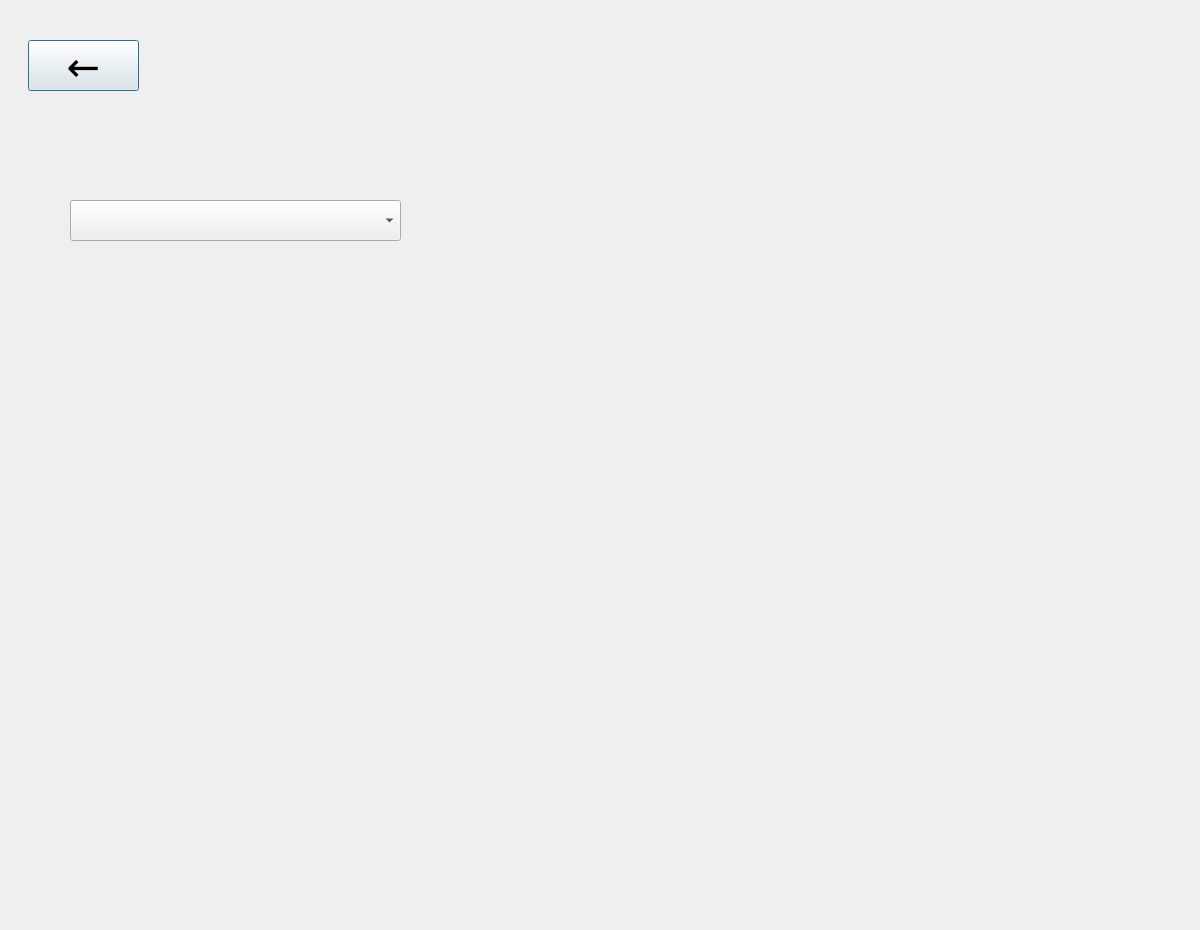
<?xml version="1.0" encoding="UTF-8"?>
<ui version="4.0">
 <class>Dialog</class>
 <widget class="QDialog" name="Dialog">
  <property name="geometry">
   <rect>
    <x>0</x>
    <y>0</y>
    <width>1200</width>
    <height>930</height>
   </rect>
  </property>
  <property name="windowTitle">
   <string>Dialog</string>
  </property>
  <widget class="QWidget" name="verticalLayoutWidget">
   <property name="geometry">
    <rect>
     <x>70</x>
     <y>250</y>
     <width>1041</width>
     <height>581</height>
    </rect>
   </property>
   <layout class="QVBoxLayout" name="vLay4"/>
  </widget>
  <widget class="QLabel" name="lbl_bg4">
   <property name="geometry">
    <rect>
     <x>0</x>
     <y>0</y>
     <width>64</width>
     <height>15</height>
    </rect>
   </property>
   <property name="text">
    <string/>
   </property>
  </widget>
  <widget class="QComboBox" name="cmbGraph4">
   <property name="geometry">
    <rect>
     <x>70</x>
     <y>200</y>
     <width>331</width>
     <height>41</height>
    </rect>
   </property>
  </widget>
  <widget class="QPushButton" name="btnPrev2_4">
   <property name="geometry">
    <rect>
     <x>28</x>
     <y>40</y>
     <width>111</width>
     <height>51</height>
    </rect>
   </property>
   <property name="font">
    <font>
     <family>Hancom Gothic</family>
     <pointsize>30</pointsize>
    </font>
   </property>
   <property name="text">
    <string>←</string>
   </property>
  </widget>
  <zorder>lbl_bg4</zorder>
  <zorder>verticalLayoutWidget</zorder>
  <zorder>cmbGraph4</zorder>
  <zorder>btnPrev2_4</zorder>
 </widget>
 <resources/>
 <connections/>
</ui>
